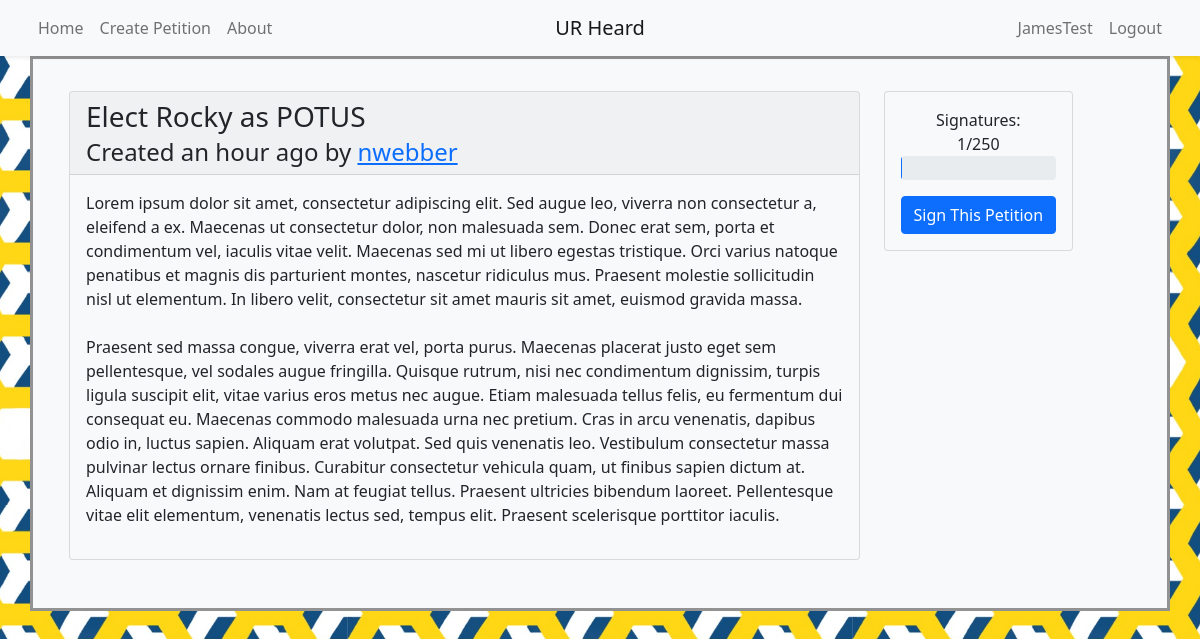
Screenshot of /petition/7 (signed in) with the database file from the repository.
### models.py (models this page shows, shortened)
class User(UserMixin, db.Model):
	__tablename__ = 'user'
	id = db.Column(db.Integer, primary_key=True)
	name = db.Column(db.String(50), nullable=False, unique=True, index=True)
	email = db.Column(db.String(50), unique=True, index=True)
	password_hash = db.Column(db.String(128))
	@property
	def password(self):
		raise AttributeError('password is not a readable attribute')

class Petition(db.Model):
	__tablename__ = 'petition'
	id = db.Column(db.Integer, primary_key=True)
	title = db.Column(db.String(80), nullable=False)
	body = db.Column(db.Text, nullable=False)
	author_id = db.Column(db.Integer, db.ForeignKey('user.id'), nullable=False)
	author = db.relationship('User', backref='petition')
	timestamp = db.Column(db.DateTime, default=datetime.utcnow)
	signers = db.relationship('User', secondary=signature, backref='signed_petitions')
	initial_signatures = 0
	signature_count = db.Column(db.Integer, default=initial_signatures)

### app.py (the view, shortened to what this page needs)
@app.route('/petition/<int:id>', methods=['GET', 'POST'])
def petition(id):
	petition = Petition.query.get_or_404(id)
	signature = db.session.query(models.signature).filter_by(petition_id=id).all()
	form = signatureForm()
	signed = False
	if current_user.is_authenticated:
		signed = True if Petition.query.join(User.signed_petitions).filter(User.id==current_user.id, Petition.id==id).first() != None else False
		if signed:
			print('Exists')
			return render_template('petition.html', petition=petition, signature=signature, form=form, signed=True)
		else:
			return render_template('petition.html', petition=petition, signature=signature, form=form, signed=False)
	else:
		return render_template('petition.html', petition=petition, signature=signature, form=form)

### forms.py
class signatureForm(FlaskForm):
	user_id=HiddenField("user_id")
	petition_id=HiddenField("petition_id")
	submit = SubmitField('Sign this')

### app.py (called while the page is built)
@login_manager.user_loader
def load_user(user_id):
	return User.query.get(int(user_id))

### templates/petition.html (shortened to what this page needs)
{% extends "base.html" %}
{% block content %}
	<article class="container">
		<div class="row py-3">
			<div class="col-3 order-2" id="side-panel">
				<div style="position:fixed;">
					<div class="card bg-light mb-3" style="max-width: 18rem;">
						<div class="card-body">
							<p class="text-center mb-0">Signatures:</p>
							<p class="text-center my-0 pt-0">{{petition.signature_count}}/250</p>
							<div class="progress mb-3" style="height:2em;">
							</div>
							{% if current_user.is_authenticated %}
								<form method="post">
									{% if signed %}
										{{ form.submit(value="Unsign This Petition", class_="btn btn-primary w-100") }}
									{% else %}
										{{ form.submit(value="Sign This Petition", class_="btn btn-primary w-100") }}
									{% endif %}
								</form>
							{% else %}
								<a href="/login?next=%2Fpetition%2F{{petition.id}}" class="btn btn-primary text-wrap w-100">Login To Sign This Petition</a>
							{% endif %}
						</div>
					</div>
				</div>
			</div>
			<div class="col" id="main">
				<div class="card bg-light mb-3">
					<heading class="card-header">
						<h3 class="card-title font-weight-bold">{{petition.title}}</h3>
						<h4 class="card-subtitle">Created {{moment(petition.timestamp).fromNow()}} by <a href="{{ url_for ('profile', id=petition.author_id) }}">{{petition.author.name}}</a></h4>
					</heading>
					<div class="card-body">
						<p style="white-space:pre-wrap;">{{petition.body}}</p>
					</div>
				</div>
			</div>
		</div>
{% endblock content %}

### templates/base.html (shortened to what this page needs)
{% from 'bootstrap/nav.html' import render_nav_item %}
{% from 'bootstrap/utils.html' import render_messages %}
{% import "bootstrap/form.html" as wtf %}
<!DOCTYPE html>
<html lang="en">
	<head>
		{% block head %}
			{% block styles %}
				<link href="https://cdn.jsdelivr.net/npm/bootstrap@5.0.0-beta1/dist/css/bootstrap.min.css" rel="stylesheet">
			{% endblock styles %}
		{% endblock head %}
	</head>
	<body>
		<nav class="navbar navbar-expand-sm bg-light navbar-light sticky-top shadow-sm">
			<div class="container justify-content-around px-0">
				<ul class="navbar-nav ml-auto w-50">
					{{ render_nav_item('index', 'Home', use_li=True) }}
					{{ render_nav_item('create', 'Create Petition', use_li=True) }}
					{{ render_nav_item('about', 'About', use_li=True) }}
				</ul>
				<a href="/" class="navbar-brand mx-auto d-block text-center w-25">UR Heard</a>
				<ul class="navbar-nav mr-auto w-50 justify-content-end">
					{% if current_user.is_authenticated %}
						{{ render_nav_item('profile', current_user.name, use_li=True, id=current_user.id) }}
						{{ render_nav_item('logout', 'Logout', use_li=True) }}
					{% else %}
						{{ render_nav_item('login', 'Login', use_li=True) }}
						{{ render_nav_item('register', 'Register', use_li=True) }}
					{% endif %}
				</ul>
			</div>
		</nav>
		<div class="container bg-light" id="shadow">
			<div class="container bg-light" id="content">
			{% block content %}
			{% endblock content %}
			</div>
		</div>
	</body>
</html>

### rows the page displays
User: name+id "JamesTest"
Petition: signature_count "1", title "Elect Rocky as POTUS", timestamp "an hour ago", body "Lorem ipsum dolor sit amet, consectetur adipiscing elit. Sed augue leo, viverra non consectetur a, eleifend a ex. Maecenas ut consectetur dolor, non malesuada sem. Donec erat sem, porta et condimentum vel, iaculis vitae velit. Maecenas sed mi ut libero egestas tristique. Orci varius natoque penatibus et magnis dis parturient montes, nascetur ridiculus mus. Praesent molestie sollicitudin nisl ut elementum. In libero velit, consectetur sit amet mauris sit amet, euismod gravida massa. Praesent sed massa congue, viverra erat vel, porta purus. Maecenas placerat justo eget sem pellentesque, vel sodales augue fringilla. Quisque rutrum, nisi nec condimentum dignissim, turpis ligula suscipit elit,…"
User: author.name "nwebber"

### other values shown
{{ render_nav_item('index', 'Home', use_li=True) }} "Home"
{{ render_nav_item('create', 'Create Petition', use_li=True) }} "Create Petition"
{{ render_nav_item('about', 'About', use_li=True) }} "About"
{{ render_nav_item('logout', 'Logout', use_li=True) }} "Logout"
